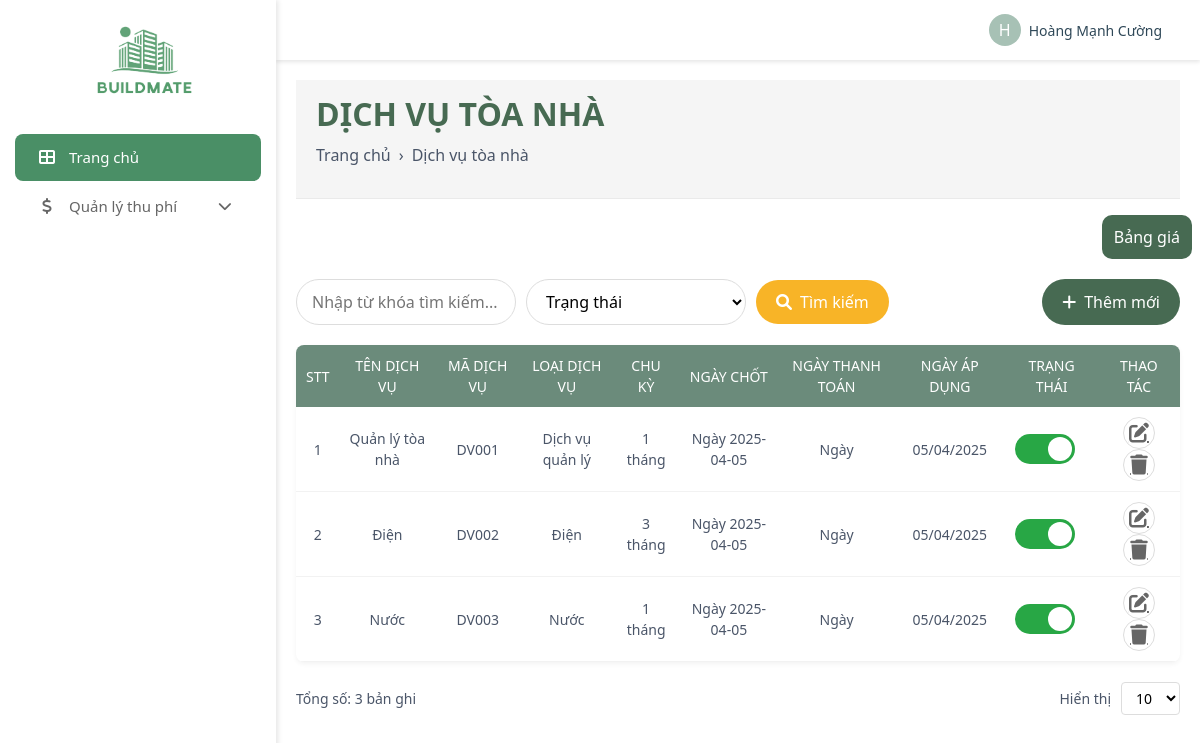
Page /admin/service/service_list.php (signed in) on the committed database.
### tables this page shows
CREATE TABLE `services` (
  `ServiceCode` varchar(50) NOT NULL,
  `Name` varchar(255) NOT NULL,
  `Description` text DEFAULT NULL,
  `Status` varchar(50) DEFAULT 'active',
  `Cycle` int(11) DEFAULT NULL,
  `Paydate` date DEFAULT NULL,
  `FirstDate` date DEFAULT NULL,
  `ApplyForm` date DEFAULT NULL,
  `SwitchDay` int(11) DEFAULT NULL,
  `TypeOfObject` varchar(100) DEFAULT NULL,
  `TypeOfService` varchar(100) DEFAULT NULL,
  `StartPrice` varchar(100) DEFAULT NULL,
  `CancelPrice` varchar(100) DEFAULT NULL,
  `ProjectId` int(11) DEFAULT NULL
);

### admin/service/service_list.php (the view, shortened to what this page needs)
<?php
include '../../database/DBController.php';
?>
<!DOCTYPE html>
<html lang="en">
<head>
    <link rel="stylesheet" href="https://cdnjs.cloudflare.com/ajax/libs/font-awesome/6.0.0/css/all.min.css">
    <link href="https://cdn.jsdelivr.net/npm/bootstrap@5.3.0/dist/css/bootstrap.min.css" rel="stylesheet">
    <link rel="stylesheet" href="css/admin_style.css">
</head>
<body>
    <div class="d-flex">
        <?php include '../admin_navbar.php'; ?>
        <div style="width: 100%;">
            <?php include '../admin_header.php'; ?>
            <div class="manage-container">
            <div class="page-header">
                <h2 style="font-weight: bold; color: #476a52; margin-bottom: 10px;">DỊCH VỤ TÒA NHÀ</h2>
                <div class="breadcrumb">
                    <a href="/webquanlytoanha/admin/dashboard.php">Trang chủ</a>
                    <span style="margin: 0 8px;">›</span>
                    <span>Dịch vụ tòa nhà</span>
                </div>
            </div>
            <div class="row justify-content-end mt-3 mr-4">
                <a href="price_list.php" class="price-btn">
                     Bảng giá
                </a>
            </div>
            <div class="search-container">
                <div class="search-box">
                    <input type="text" class="search-input" placeholder="Nhập từ khóa tìm kiếm...">
                    <select class="dropdown-select">
                        <option value="">Trạng thái</option>
                    </select>
                    <button class="search-btn">
                        <i class="fas fa-search"></i> Tìm kiếm
                    </button>
                </div>
                <a href="create_service.php" class="add-btn">
                    <i class="fas fa-plus"></i> Thêm mới
                </a>
            </div>
            <table class="account-table service-table">
                <thead>
                    <tr>
                        <th>STT</th>
                        <th>TÊN DỊCH VỤ</th>
                        <th>MÃ DỊCH VỤ</th>
                        <th>LOẠI DỊCH VỤ</th>
                        <th>CHU KỲ</th>
                        <th>NGÀY CHỐT</th>
                        <th>NGÀY THANH TOÁN</th>
                        <th>NGÀY ÁP DỤNG</th>
                        <th>TRẠNG THÁI</th>
                        <th>THAO TÁC</th>
                    </tr>
                </thead>
                <tbody>
                    <?php
                    $select_services = mysqli_query($conn, "
                        SELECT s.*, u.UserName as UpdatedBy
                        FROM services s
                        LEFT JOIN users u ON s.ProjectId = u.UserId
                        ORDER BY s.ServiceCode
                    ") or die('Query failed');
                    $stt = 1;
                    while($service = mysqli_fetch_assoc($select_services)) {
                    ?>
                    <tr>
                        <td><?php echo $stt++; ?></td>
                        <td><?php echo $service['Name']; ?></td>
                        <td><?php echo $service['ServiceCode']; ?></td>
                        <td><?php echo $service['TypeOfService']; ?></td>
                        <td><?php echo $service['Cycle'] . ' tháng'; ?></td>
                        <td>Ngày <?php echo $service['FirstDate']; ?></td>
                        <td>Ngày <?php echo $service['SwitchDay']; ?></td>
                        <td><?php echo date('d/m/Y', strtotime($service['ApplyForm'])); ?></td>
                        <td>
                            <div class="status-toggle <?php echo $service['Status'] == 'active' ? 'active' : ''; ?>"
                                 data-service="<?php echo $service['ServiceCode']; ?>">
                                <div class="toggle-slider"></div>
                            </div>
                        </td>
                        <td>
                            <a href="update_service.php?code=<?php echo $service['ServiceCode']; ?>" class="action-icon">
                                <i class="fas fa-edit"></i>
                            </a>
                            <a href="service_delete.php?id=<?php echo $service['ServiceCode']; ?>" class="action-icon"
                               onclick="return confirm('Bạn có chắc chắn muốn xóa dịch vụ này?');">
                                <i class="fas fa-trash"></i>
                            </a>
                        </td>
                    </tr>
                    <?php } ?>
                </tbody>
            </table>
            <div class="pagination">
                <div>Tổng số: <?php echo mysqli_num_rows($select_services); ?> bản ghi</div>
                <div class="items-per-page">
                    <span>Hiển thị</span>
                    <select class="dropdown-per-page">
                        <option value="10">10</option>
                    </select>
                </div>
            </div>
            </div>
        </div>
    </div>
</body>
</html>

### admin/css/admin_style.css (style rules this page uses)
* { margin: 0; padding: 0; box-sizing: border-box; }
body { margin: 0; font-family: Arial, sans-serif; }
.manage-container { width: calc(100% - 250px); }

### admin/service/service_list.php (style rules this page uses)
body { background-color: #f5f5f5; font-family: 'Segoe UI', Tahoma, Geneva, Verdana, sans-serif; }
.page-header { background-color: #f5f5f5; padding: 15px 20px; color: #4a5568; border-bottom: 1px solid #eaeaea; }
.breadcrumb { display: flex; align-items: center; margin-bottom: 0; padding: 0; background-color: transparent; font-size: 14px; }
.breadcrumb a { color: #4a5568; text-decoration: none; }
.search-container { display: flex; justify-content: space-between; margin: 20px 0; gap: 10px; }
.search-box { display: flex; align-items: center; gap: 10px; }
.search-input { width: 220px; padding: 10px 15px; border: 1px solid #ddd; border-radius: 50px; outline: none; }
.dropdown-select { width: 220px; padding: 10px 15px; border: 1px solid #ddd; border-radius: 50px; outline: none; background-color: white; cursor: pointer; }
.search-btn { padding: 10px 20px; border: none; border-radius: 50px; background-color: #f8b427; color: white; cursor: pointer; display: flex; align-items: center; gap: 8px; }
.add-btn { padding: 10px 20px; border: none; border-radius: 50px; background-color: #476a52; color: white; cursor: pointer; display: flex; align-items: center; gap: 8px; text-decoration: none; }
.price-btn { width: fit-content !important; padding: 10px 25px; border: none; border-radius: 10px; background-color: #476a52; color: white; cursor: pointer; display: flex; align-items: center; justify-content: flex-end; gap: 8px; text-decoration: none; }
.account-table { width: 100%; background-color: white; border-radius: 8px; overflow: hidden; margin-top: 20px; box-shadow: 0 2px 5px rgba(0,0,0,0.05); }
.account-table th { background-color: #6b8b7b !important; color: white; text-align: left; padding: 15px; font-weight: 500; }
.account-table td { padding: 12px 15px; border-bottom: 1px solid #f2f2f2; color: #4a5568; }
.action-icon { color: #718096; cursor: pointer; margin: 0 5px; font-size: 20px; }
.pagination { display: flex; justify-content: space-between; align-items: center; margin-top: 20px; font-size: 14px; color: #4a5568; }
.items-per-page { display: flex; align-items: center; gap: 10px; }
.dropdown-per-page { padding: 5px 10px; border: 1px solid #ddd; border-radius: 4px; background-color: white; }
.manage-container { width: 100%; padding: 20px; }
.status-toggle { width: 60px; height: 30px; background-color: #ccc; border-radius: 30px; padding: 3px; position: relative; cursor: pointer; transition: background-color 0.3s ease; }
.status-toggle.active { background-color: #28a745; }
.toggle-slider { width: 24px; height: 24px; background-color: white; border-radius: 50%; position: absolute; transition: transform 0.3s ease; }
.status-toggle.active .toggle-slider { transform: translateX(30px); }
.service-table th { background-color: #6b8b7b !important; color: white; font-weight: normal; text-align: center; vertical-align: middle; font-size: 14px !important; padding: 10px !important; }
.service-table td { text-align: center; vertical-align: middle; font-size: 14px !important; padding: 10px !important; }
.action-icon { width: 32px; height: 32px; border-radius: 50%; display: inline-flex; align-items: center; justify-content: center; border: 1px solid #ddd; color: #666; margin: 0 3px; }

### rows in the picture
services: Name "Quản lý tòa nhà", ServiceCode "DV001", TypeOfService "Dịch vụ quản lý", Cycle "1", FirstDate "2025-04-05", ApplyForm "05/04/2025"
services: Name "Điện", ServiceCode "DV002", TypeOfService "Điện", Cycle "3", FirstDate "2025-04-05", ApplyForm "05/04/2025"
services: Name "Nước", ServiceCode "DV003", TypeOfService "Nước", Cycle "1", FirstDate "2025-04-05", ApplyForm "05/04/2025"

### other values in the picture
substr($name, 0, 1) "H"
$name "Hoàng Mạnh Cường"
mysqli_num_rows($select_services) "3"
